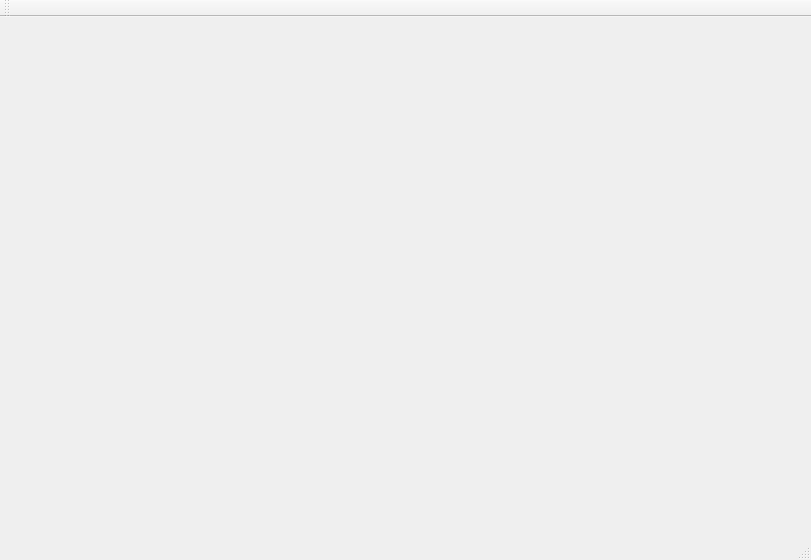
<?xml version="1.0" encoding="UTF-8"?>
<ui version="4.0">
 <class>MainWindow</class>
 <widget class="QMainWindow" name="MainWindow">
  <property name="geometry">
   <rect>
    <x>0</x>
    <y>0</y>
    <width>811</width>
    <height>560</height>
   </rect>
  </property>
  <property name="windowTitle">
   <string>MainWindow</string>
  </property>
  <widget class="QWidget" name="centralWidget"/>
  <widget class="QMenuBar" name="menuBar">
   <property name="geometry">
    <rect>
     <x>0</x>
     <y>0</y>
     <width>811</width>
     <height>25</height>
    </rect>
   </property>
  </widget>
  <widget class="QToolBar" name="mainToolBar">
   <attribute name="toolBarArea">
    <enum>TopToolBarArea</enum>
   </attribute>
   <attribute name="toolBarBreak">
    <bool>false</bool>
   </attribute>
  </widget>
  <widget class="QStatusBar" name="statusBar"/>
 </widget>
 <layoutdefault spacing="6" margin="11"/>
 <resources/>
 <connections/>
</ui>
